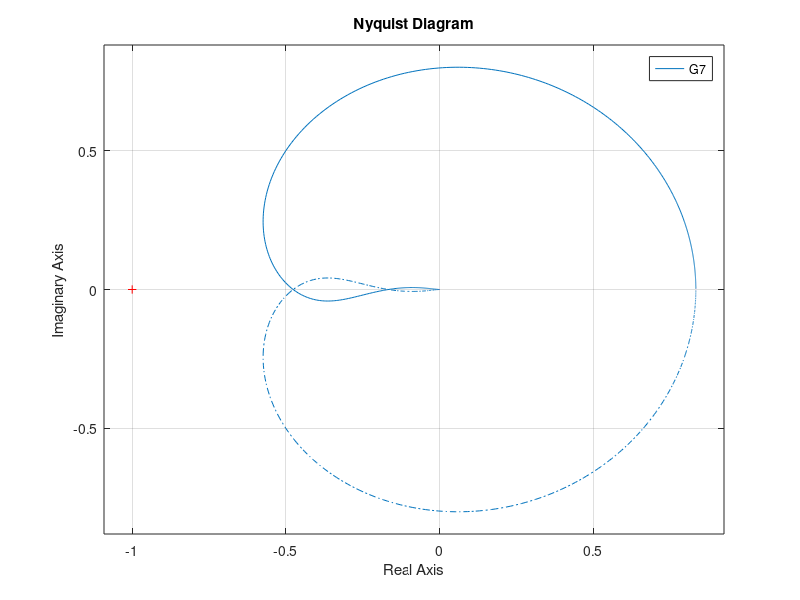

Source code (MATLAB):
s=tf('s');
G1= 10*s / ( (s^2-2*s+20)*(s+2)^2 );
G2=5*(s-1)^2 / ( s^2 * (s-15)*(s^2+3*s-4) )  ;
G3= (s+10) / ( s*(s^2-2*s+2)*(s+20) );
G4= (s^2-2*s+2) / ( (s^2+8*s+12)*(s+20) );
G5= (7*s+1) / ( 7*s^3+21*s^2-28*s );
G6=  600 / ( (s-1)*(s^2+50*s+600) );
G7=(4*s^2 + 23*s + 15)/ ( (s-1)^2*(s^2 + 6*s + 18) );
G8=(s+4)/( s*(s+2)*(s+7)^2 );
nyquist(G7);
